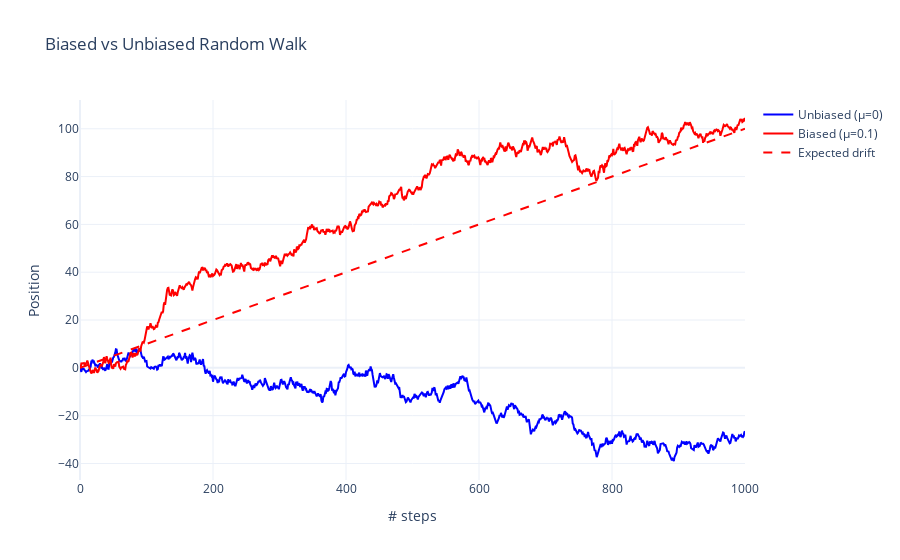

Notebook source saved alongside this figure:
### Code cell
# Example 5: Biased random walk (p ≠ q, or mu ≠ 0)
print("\n=== Example 5: Biased Random Walk ===")

# Positive drift
x_final_biased, trajectory_biased = random_walk(mu=0.1, sigma=1, num_steps=1000, plot_flag=False)

# Compare with unbiased
x_final_unbiased, trajectory_unbiased = random_walk(mu=0, sigma=1, num_steps=1000, plot_flag=False)

fig = go.Figure()
t = np.arange(1001)

fig.add_trace(go.Scatter(
    x=t,
    y=trajectory_unbiased,
    mode='lines',
    name='Unbiased (μ=0)',
    line=dict(color='blue', width=2)
))

fig.add_trace(go.Scatter(
    x=t,
    y=trajectory_biased,
    mode='lines',
    name='Biased (μ=0.1)',
    line=dict(color='red', width=2)
))

# Add theoretical drift line
drift_line = 0.1 * t
fig.add_trace(go.Scatter(
    x=t,
    y=drift_line,
    mode='lines',
    name='Expected drift',
    line=dict(color='red', width=2, dash='dash')
))

fig.update_layout(
    title='Biased vs Unbiased Random Walk',
    xaxis_title='# steps',
    yaxis_title='Position',
    template='plotly_white',
    hovermode='x unified'
)

fig.show()

print(f"Biased walk final position: {x_final_biased:.3f}")
print(f"Expected final position: {0.1 * 1000:.3f}")
print(f"Unbiased walk final position: {x_final_unbiased:.3f}")

### Figure 1 — Plotly figure (JSON) as saved in the notebook; plotly's stock layout.template omitted (floating-point values rounded to 4 significant figures; data arrays with more than 128 entries replaced by an {"elided": "..."} marker saying what was removed)
{"data": [{"line": {"color": "blue", "width": 2}, "mode": "lines", "name": "Unbiased (μ=0)", "type": "scatter", "x": {"elided": "1001 int values"}, "y": {"elided": "1001 float values"}}, {"line": {"color": "red", "width": 2}, "mode": "lines", "name": "Biased (μ=0.1)", "type": "scatter", "x": {"elided": "1001 int values"}, "y": {"elided": "1001 float values"}}, {"line": {"color": "red", "dash": "dash", "width": 2}, "mode": "lines", "name": "Expected drift", "type": "scatter", "x": {"elided": "1001 int values"}, "y": {"elided": "1001 float values"}}], "layout": {"hovermode": "x unified", "title": {"text": "Biased vs Unbiased Random Walk"}, "xaxis": {"title": {"text": "# steps"}}, "yaxis": {"title": {"text": "Position"}}}}
